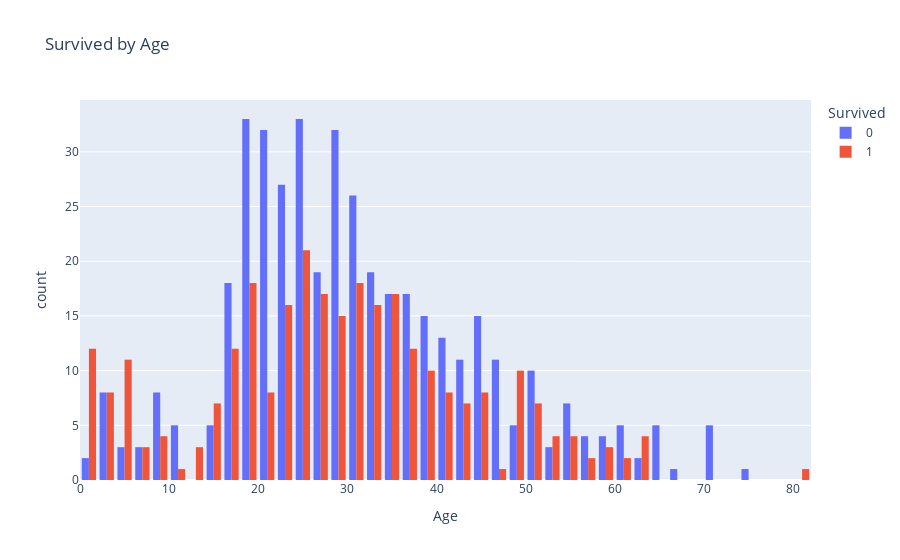

The code cell stored with this chart in its notebook:
### Code cell
px.histogram(df, x='Age', color="Survived", barmode='group', title='Survived by Age')

### Figure 1 — Plotly figure (JSON) as saved in the notebook; plotly's stock layout.template omitted (floating-point values rounded to 4 significant figures; data arrays with more than 128 entries replaced by an {"elided": "..."} marker saying what was removed)
{"data": [{"alignmentgroup": "True", "bingroup": "x", "hovertemplate": "Survived=0<br>Age=%{x}<br>count=%{y}<extra></extra>", "legendgroup": "0", "marker": {"color": "#636efa", "pattern": {"shape": ""}}, "name": "0", "offsetgroup": "0", "orientation": "v", "showlegend": true, "type": "histogram", "x": {"elided": "549 float values"}, "xaxis": "x", "yaxis": "y"}, {"alignmentgroup": "True", "bingroup": "x", "hovertemplate": "Survived=1<br>Age=%{x}<br>count=%{y}<extra></extra>", "legendgroup": "1", "marker": {"color": "#EF553B", "pattern": {"shape": ""}}, "name": "1", "offsetgroup": "1", "orientation": "v", "showlegend": true, "type": "histogram", "x": {"elided": "342 float values"}, "xaxis": "x", "yaxis": "y"}], "layout": {"barmode": "group", "legend": {"title": {"text": "Survived"}, "tracegroupgap": 0}, "title": {"text": "Survived by Age"}, "xaxis": {"anchor": "y", "domain": [0, 1], "title": {"text": "Age"}}, "yaxis": {"anchor": "x", "domain": [0, 1], "title": {"text": "count"}}}}
